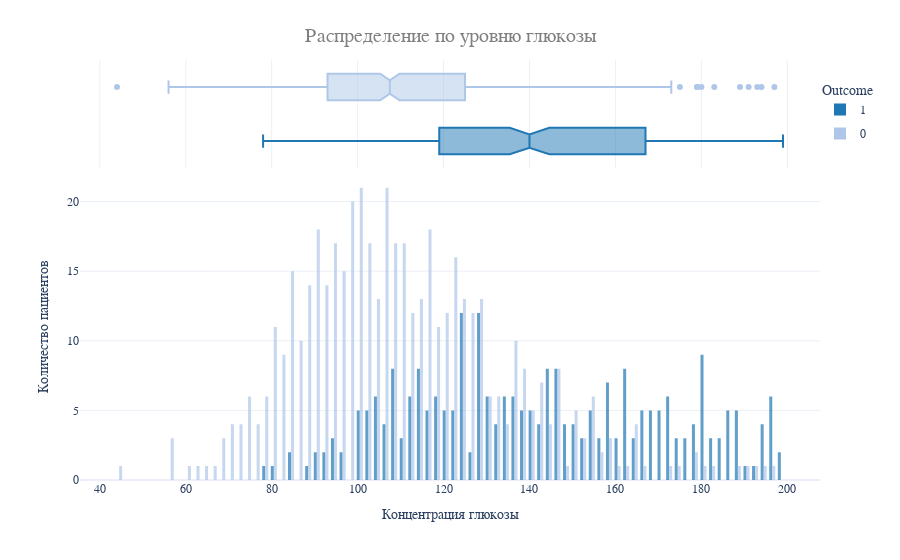

Notebook code for this chart:
### Code cell
fig = px.histogram(
    df,
    x='Glucose',
    color='Outcome',
    template='plotly_white',
    marginal='box', opacity=0.7, nbins=100,
    color_discrete_sequence=colors,
    barmode='group', histfunc='count'
)

fig.update_layout(
    font_family='monospace',
    title=dict(
        text='Распределение по уровню глюкозы',
        x=0.5, y=0.95,
        font=dict(color=colors_gray[1], size=20)
    ),
    xaxis_title_text='Концентрация глюкозы',
    yaxis_title_text='Количество пациентов',
    legend=dict(
        x=1, y=0.96,
        bordercolor=colors_gray[2],
        borderwidth=0, tracegroupgap=5
    ),
    bargap=0.3,
)

fig.show()

### Figure 1 — Plotly figure (JSON) as saved in the notebook; plotly's stock layout.template omitted (floating-point values rounded to 4 significant figures; data arrays with more than 128 entries replaced by an {"elided": "..."} marker saying what was removed)
{"data": [{"alignmentgroup": "True", "bingroup": "x", "histfunc": "count", "hovertemplate": "Outcome=1<br>Glucose=%{x}<br>count=%{y}<extra></extra>", "legendgroup": "1", "marker": {"color": "#1f77b4", "opacity": 0.7, "pattern": {"shape": ""}}, "name": "1", "nbinsx": 100, "offsetgroup": "1", "orientation": "v", "showlegend": true, "type": "histogram", "x": {"elided": "268 int values"}, "xaxis": "x", "yaxis": "y"}, {"alignmentgroup": "True", "hovertemplate": "Outcome=1<br>Glucose=%{x}<extra></extra>", "legendgroup": "1", "marker": {"color": "#1f77b4"}, "name": "1", "notched": true, "offsetgroup": "1", "showlegend": false, "type": "box", "x": {"elided": "268 int values"}, "xaxis": "x2", "yaxis": "y2"}, {"alignmentgroup": "True", "bingroup": "x", "histfunc": "count", "hovertemplate": "Outcome=0<br>Glucose=%{x}<br>count=%{y}<extra></extra>", "legendgroup": "0", "marker": {"color": "#aec7e8", "opacity": 0.7, "pattern": {"shape": ""}}, "name": "0", "nbinsx": 100, "offsetgroup": "0", "orientation": "v", "showlegend": true, "type": "histogram", "x": {"elided": "500 int values"}, "xaxis": "x", "yaxis": "y"}, {"alignmentgroup": "True", "hovertemplate": "Outcome=0<br>Glucose=%{x}<extra></extra>", "legendgroup": "0", "marker": {"color": "#aec7e8"}, "name": "0", "notched": true, "offsetgroup": "0", "showlegend": false, "type": "box", "x": {"elided": "500 int values"}, "xaxis": "x2", "yaxis": "y2"}], "layout": {"bargap": 0.3, "barmode": "group", "font": {"family": "monospace"}, "legend": {"bordercolor": "#c0c0c0", "borderwidth": 0, "title": {"text": "Outcome"}, "tracegroupgap": 5, "x": 1, "y": 0.96}, "margin": {"t": 60}, "title": {"font": {"color": "#808080", "size": 20}, "text": "Распределение по уровню глюкозы", "x": 0.5, "y": 0.95}, "xaxis": {"anchor": "y", "domain": [0, 1], "title": {"text": "Концентрация глюкозы"}}, "xaxis2": {"anchor": "y2", "domain": [0, 1], "matches": "x", "showgrid": true, "showticklabels": false}, "yaxis": {"anchor": "x", "domain": [0, 0.7326], "title": {"text": "Количество пациентов"}}, "yaxis2": {"anchor": "x2", "domain": [0.7426, 1], "matches": "y2", "showgrid": false, "showline": false, "showticklabels": false, "ticks": ""}}}
